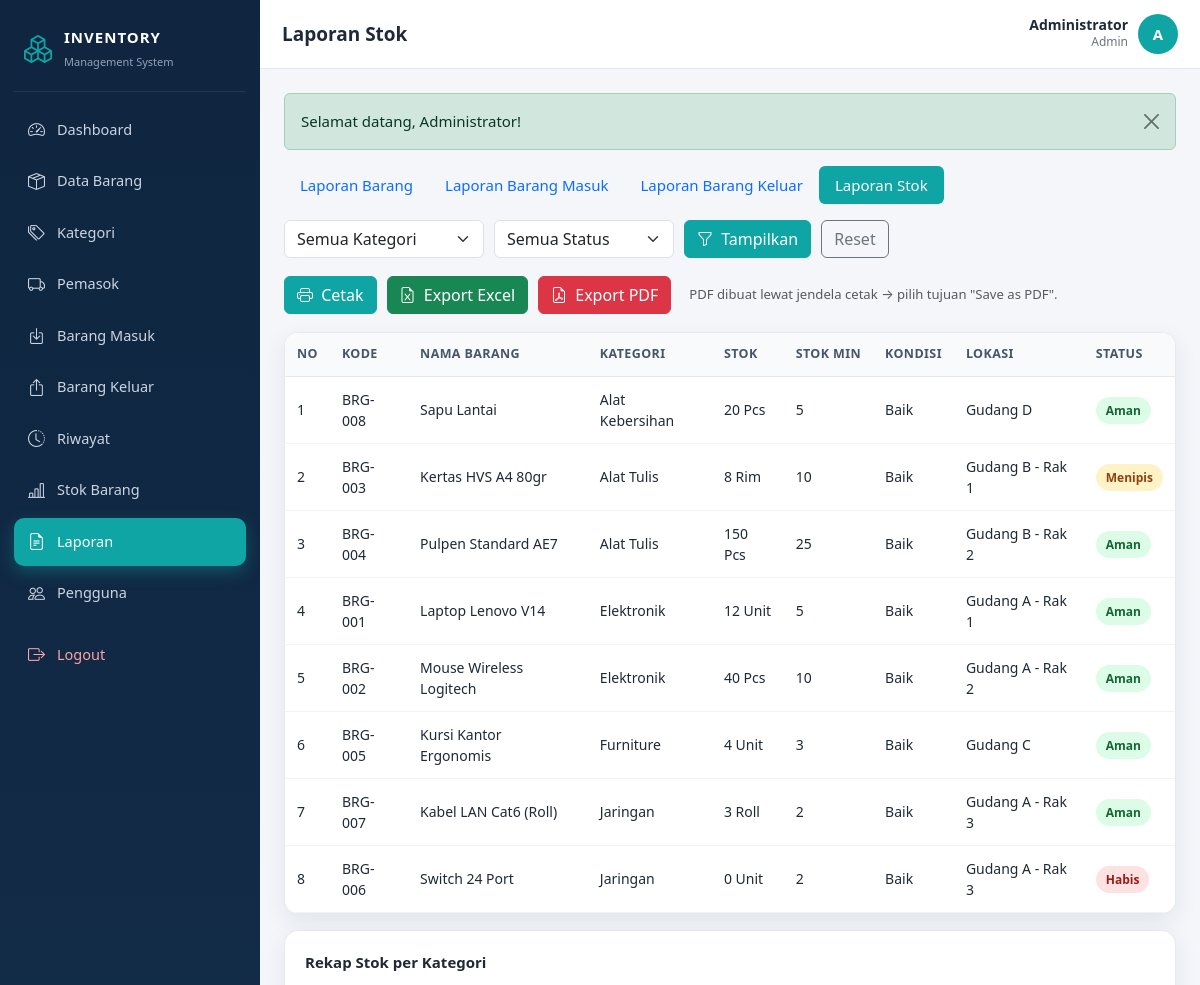
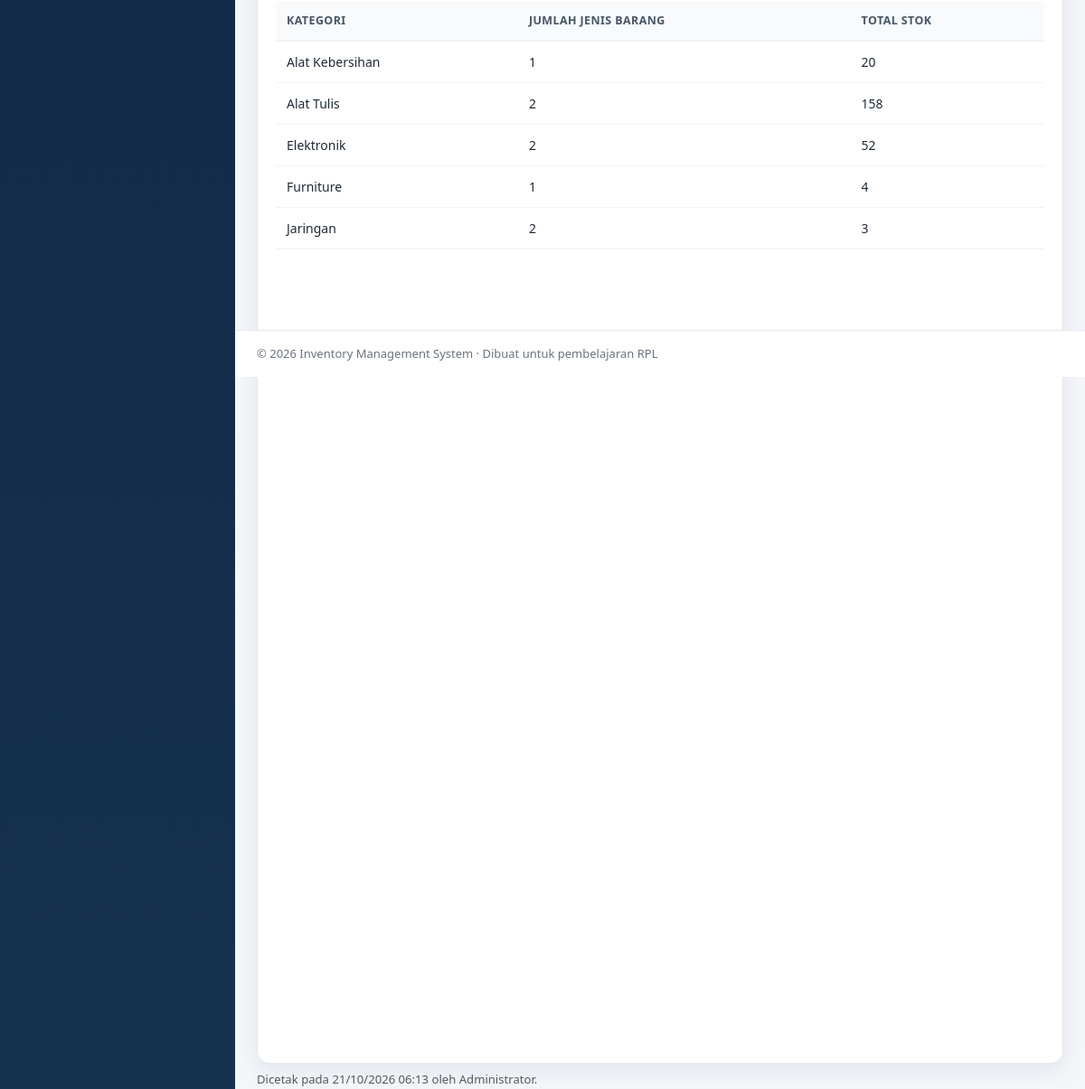
/stok.php (signed in), run on the app's committed database (2 pictures, top to bottom).
### tables this page shows
CREATE TABLE barang (
  id_barang     INT AUTO_INCREMENT PRIMARY KEY,
  kode_barang   VARCHAR(30)  NOT NULL UNIQUE,
  nama_barang   VARCHAR(120) NOT NULL,
  id_kategori   INT NOT NULL,
  id_pemasok    INT DEFAULT NULL,
  merek         VARCHAR(80)  DEFAULT NULL,
  spesifikasi   TEXT DEFAULT NULL,
  satuan        VARCHAR(20)  NOT NULL DEFAULT 'Unit',
  harga_beli    DECIMAL(15,2) NOT NULL DEFAULT 0,
  harga_jual    DECIMAL(15,2) NOT NULL DEFAULT 0,
  stok          INT NOT NULL DEFAULT 0,
  stok_minimum  INT NOT NULL DEFAULT 0,
  kondisi       ENUM('Baik','Rusak Ringan','Rusak Berat') NOT NULL DEFAULT 'Baik',
  lokasi        VARCHAR(100) DEFAULT NULL,
  tanggal_masuk DATE NOT NULL,
  created_at    TIMESTAMP NOT NULL DEFAULT CURRENT_TIMESTAMP,
  updated_at    TIMESTAMP NOT NULL DEFAULT CURRENT_TIMESTAMP ON UPDATE CURRENT_TIMESTAMP,
  CONSTRAINT fk_barang_kategori FOREIGN KEY (id_kategori) REFERENCES kategori(id_kategori)
    ON UPDATE CASCADE ON DELETE RESTRICT,
  CONSTRAINT fk_barang_pemasok FOREIGN KEY (id_pemasok) REFERENCES pemasok(id_pemasok)
    ON UPDATE CASCADE ON DELETE SET NULL
);

CREATE TABLE kategori (
  id_kategori   INT AUTO_INCREMENT PRIMARY KEY,
  nama_kategori VARCHAR(100) NOT NULL UNIQUE,
  deskripsi     TEXT DEFAULT NULL,
  created_at    TIMESTAMP NOT NULL DEFAULT CURRENT_TIMESTAMP
);

### functions.php (called while the page is built, shortened)
<?php
function e($text): string
{
    return htmlspecialchars((string) $text, ENT_QUOTES, 'UTF-8');
}
function status_stok(int $stok, int $stok_minimum): array
{
    if ($stok <= 0) {
        return ['Habis', 'danger'];
    }
    if ($stok <= $stok_minimum) {
        return ['Menipis', 'warning'];
    }
    return ['Aman', 'success'];
}

### stok.php (the view, shortened to what this page needs)
<?php
require_once __DIR__ . '/../includes/auth.php';
require_once __DIR__ . '/../includes/export.php';
$kategori_id = (int) ($_GET['kategori'] ?? 0);
$status = $_GET['status'] ?? 'semua';
$sql = 'SELECT b.*, k.nama_kategori FROM barang b JOIN kategori k ON k.id_kategori=b.id_kategori WHERE 1=1';
$param = [];
$sql .= ' ORDER BY k.nama_kategori, b.nama_barang';
$s = $pdo->prepare($sql); $s->execute($param); $data = $s->fetchAll();
$rekap = $pdo->query('SELECT k.nama_kategori, COUNT(b.id_barang) AS jml_barang, COALESCE(SUM(b.stok),0) AS total_stok
                      FROM kategori k LEFT JOIN barang b ON b.id_kategori=k.id_kategori
                      GROUP BY k.id_kategori ORDER BY k.nama_kategori')->fetchAll();
require_once __DIR__ . '/../includes/header.php';
echo tab_laporan('stok');
?>
<form class="page-actions no-print" method="get">
  <select name="kategori" class="form-select" style="max-width:200px">
    <option value="0">Semua Kategori</option>
  </select>
  <select name="status" class="form-select" style="max-width:180px">
    <option value="semua"   <?= $status === 'semua'   ? 'selected' : '' ?>>Semua Status</option>
  </select>
  <button class="btn btn-teal"><i class="bi bi-funnel me-1"></i> Tampilkan</button>
  <a href="stok.php" class="btn btn-outline-secondary">Reset</a>
</form>
<?= tombol_laporan('export=excel&kategori=' . $kategori_id . '&status=' . urlencode($status)) ?>
<div class="table-wrap mb-3">
  <table class="table-ims">
    <thead><tr><th>No</th><th>Kode</th><th>Nama Barang</th><th>Kategori</th><th>Stok</th><th>Stok Min</th><th>Kondisi</th><th>Lokasi</th><th>Status</th></tr></thead>
    <tbody>
    <?php $no = 1; foreach ($data as $b): [$label, $warna] = status_stok((int)$b['stok'], (int)$b['stok_minimum']); ?>
      <tr>
        <td><?= $no++ ?></td><td><?= e($b['kode_barang']) ?></td><td><?= e($b['nama_barang']) ?></td>
        <td><?= e($b['nama_kategori']) ?></td><td><?= (int)$b['stok'] ?> <?= e($b['satuan']) ?></td>
        <td><?= (int)$b['stok_minimum'] ?></td><td><?= e($b['kondisi']) ?></td><td><?= e($b['lokasi'] ?: '-') ?></td>
        <td><span class="badge-soft badge-<?= $warna ?>"><?= $label ?></span></td>
      </tr>
    <?php endforeach; ?>
    </tbody>
  </table>
</div>
<div class="card-ims">
  <div class="card-title">Rekap Stok per Kategori</div>
  <table class="table-ims">
    <thead><tr><th>Kategori</th><th>Jumlah Jenis Barang</th><th>Total Stok</th></tr></thead>
    <tbody>
    <?php foreach ($rekap as $r): ?>
      <tr><td><?= e($r['nama_kategori']) ?></td><td><?= (int)$r['jml_barang'] ?></td><td><?= (int)$r['total_stok'] ?></td></tr>
    <?php endforeach; ?>
    </tbody>
  </table>
</div>
<p class="text-muted small mt-2">Dicetak pada <?= date('d/m/Y H:i') ?> oleh <?= e($_SESSION['nama_lengkap']) ?>.</p>
<?php require_once __DIR__ . '/../includes/footer.php'; ?>

### style.css (style rules this page uses)
:root { --ims-navy:#0f2540; --ims-navy-soft:#16324f; --ims-teal:#0ea5a4; --ims-teal-dark:#0b8483; --ims-bg:#f4f6fa; --ims-text:#1f2937; --ims-muted:#6b7280; --ims-border:#e5e8ef; --ims-radius:14px; --ims-shadow:0 8px 24px rgba(16,36,64,.08); }
* { box-sizing:border-box }
body { margin:0;background:var(--ims-bg);color:var(--ims-text);font-family:"Segoe UI",system-ui,-apple-system,sans-serif;font-size:15px }
a { text-decoration:none }
.card-ims { background:#fff;border:1px solid var(--ims-border);border-radius:var(--ims-radius);box-shadow:var(--ims-shadow);padding:20px;height:100% }
.card-ims .card-title { font-size:15px;font-weight:600;margin-bottom:14px }
.table-ims { width:100%;border-collapse:separate;border-spacing:0;background:#fff;font-size:14px }
.table-ims thead th { background:#f8fafc;color:#475569;font-weight:600;font-size:12.5px;text-transform:uppercase;letter-spacing:.4px;padding:12px;border-bottom:1px solid var(--ims-border);white-space:nowrap }
.table-ims tbody td { padding:12px;border-bottom:1px solid #f1f3f8;vertical-align:middle }
.table-wrap { overflow-x:auto;border:1px solid var(--ims-border);border-radius:var(--ims-radius);background:#fff;box-shadow:var(--ims-shadow) }
.badge-soft { padding:5px 10px;border-radius:999px;font-size:12px;font-weight:600 }
.badge-success { background:#dcfce7;color:#166534 }
.badge-warning { background:#fef3c7;color:#92400e }
.badge-danger { background:#fee2e2;color:#991b1b }
.btn-teal { background:var(--ims-teal);border-color:var(--ims-teal);color:#fff }
.page-actions { display:flex;flex-wrap:wrap;gap:10px;align-items:center;margin-bottom:18px }

### data on the page
barang: kode_barang "BRG-008", nama_barang "Sapu Lantai", id_kategori.nama_kategori "Alat Kebersihan", stok "20", satuan "Pcs", stok_minimum "5", kondisi "Baik", lokasi "Gudang D", label "Aman"
barang: kode_barang "BRG-003", nama_barang "Kertas HVS A4 80gr", id_kategori.nama_kategori "Alat Tulis", stok "8", satuan "Rim", stok_minimum "10", kondisi "Baik", lokasi "Gudang B - Rak 1", label "Menipis"
barang: kode_barang "BRG-004", nama_barang "Pulpen Standard AE7", id_kategori.nama_kategori "Alat Tulis", stok "150", satuan "Pcs", stok_minimum "25", kondisi "Baik", lokasi "Gudang B - Rak 2", label "Aman"
barang: kode_barang "BRG-001", nama_barang "Laptop Lenovo V14", id_kategori.nama_kategori "Elektronik", stok "12", satuan "Unit", stok_minimum "5", kondisi "Baik", lokasi "Gudang A - Rak 1", label "Aman"
barang: kode_barang "BRG-002", nama_barang "Mouse Wireless Logitech", id_kategori.nama_kategori "Elektronik", stok "40", satuan "Pcs", stok_minimum "10", kondisi "Baik", lokasi "Gudang A - Rak 2", label "Aman"
barang: kode_barang "BRG-005", nama_barang "Kursi Kantor Ergonomis", id_kategori.nama_kategori "Furniture", stok "4", satuan "Unit", stok_minimum "3", kondisi "Baik", lokasi "Gudang C", label "Aman"
barang: kode_barang "BRG-007", nama_barang "Kabel LAN Cat6 (Roll)", id_kategori.nama_kategori "Jaringan", stok "3", satuan "Roll", stok_minimum "2", kondisi "Baik", lokasi "Gudang A - Rak 3", label "Aman"
barang: kode_barang "BRG-006", nama_barang "Switch 24 Port", id_kategori.nama_kategori "Jaringan", stok "0", satuan "Unit", stok_minimum "2", kondisi "Baik", lokasi "Gudang A - Rak 3", label "Habis"

### other printed values
$m['label'] "Dashboard"
$m['label'] "Data Barang"
$m['label'] "Kategori"
$m['label'] "Pemasok"
$m['label'] "Barang Masuk"
$m['label'] "Barang Keluar"
$m['label'] "Riwayat"
$m['label'] "Stok Barang"
$m['label'] "Laporan"
$m['label'] "Pengguna"
$judul "Laporan Stok"
$_SESSION['nama_lengkap'] "Administrator"
$_SESSION['role'] "Admin"
substr($_SESSION['nama_lengkap'] ?? 'U', 0, 1) "A"
$flash['message'] "Selamat datang, Administrator!"
